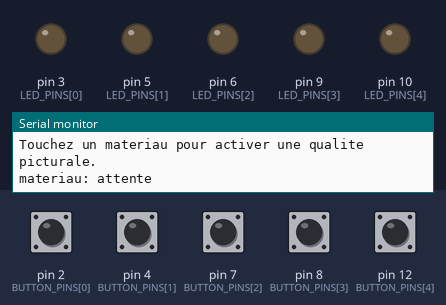
The sketch below on a simulated Arduino Uno, built with avr-gcc and run on an emulated ATmega328P. Parts: output pins drawn as LEDs (lit = HIGH), the last lines printed to the serial monitor. The inputs (shaded band) are chosen by the test bench; at power-on: pin 2 (BUTTON_PINS[0]), pin 4 (BUTTON_PINS[1]), pin 7 (BUTTON_PINS[2]), pin 8 (BUTTON_PINS[3]), pin 12 (BUTTON_PINS[4]) HIGH.

Above: at 1.2 s.
1.3 s: pin 2 (BUTTON_PINS[0]) pulled LOW for 0.15 s
At 2.23 s:
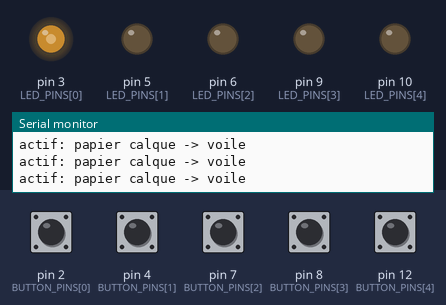
4.3 s: pin 4 (BUTTON_PINS[1]) pulled LOW for 0.15 s
At 5.64 s:
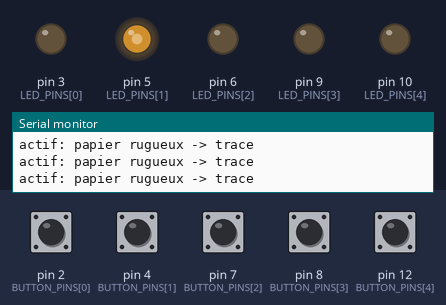
7.3 s: pin 8 (BUTTON_PINS[3]) pulled LOW for 1 s
At 7.49 s:
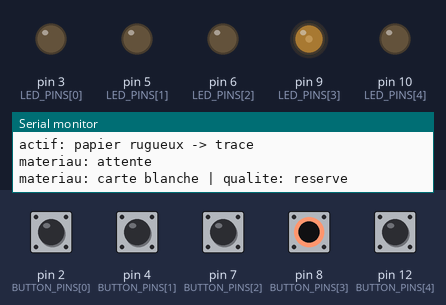
10.3 s: pin 7 (BUTTON_PINS[2]) pulled LOW for 0.15 s
At 11.12 s:
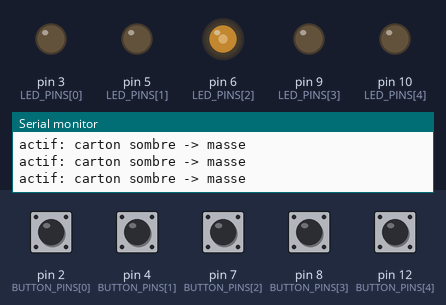
13.3 s: pin 12 (BUTTON_PINS[4]) pulled LOW for 0.15 s
At 14.37 s:
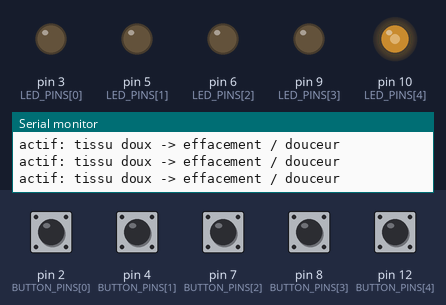
16.3 s: pin 12 (BUTTON_PINS[4]) pulled LOW for 1 s
At 16.49 s:
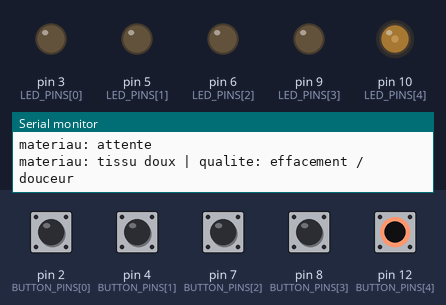
Timing chart, 0 to 20.8 s (numbered marks = the images above; inputs shaded):
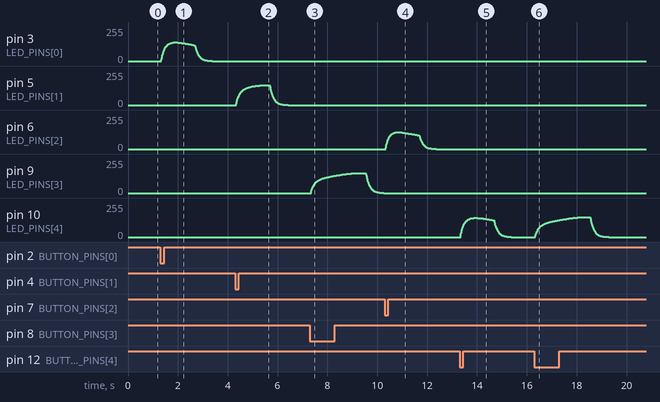

The sketch:

table_de_matieres.ino
```cpp
/*
  Table de matieres
  -----------------
  Prototype Arduino uniquement.

  Idee:
  Cinq materiaux physiques correspondent a cinq qualites picturales.
  Quand le visiteur touche un materiau, une LED associee repond doucement.

  - papier calque  -> voile
  - papier rugueux -> trace
  - carton sombre  -> masse
  - carte blanche  -> reserve
  - tissu doux     -> effacement / douceur

  Version par defaut:
  - 5 boutons en INPUT_PULLUP
  - 5 LEDs separees

  Cablage boutons (recommande pour la stabilite):
  - un cote du bouton -> pin d'entree
  - autre cote du bouton -> GND
  - INPUT_PULLUP active la resistance interne, donc:
      bouton relache = HIGH
      bouton presse  = LOW

  Remplacement possible par des pastilles/feuilles conductrices:
  - garder INPUT_PULLUP
  - relier une pastille conductrice a la pin d'entree
  - prevoir une zone conductive commune reliee a GND
  - le contact du doigt ou de la main entre les deux zones joue alors
    le role d'un "bouton" simple
  Cette solution est moins robuste qu'un vrai bouton mecanique mais permet
  une demonstration tactile tres simple sans bibliotheque externe.

  Cablage LEDs:
  - anode de chaque LED -> pin PWM via resistance 220 a 330 ohms
  - cathode -> GND

  Le moniteur serie affiche:
  - le materiau selectionne
  - la qualite picturale associee

  Aucune bibliotheque externe n'est utilisee.
*/

const byte MATERIAL_COUNT = 5;

const byte BUTTON_PINS[MATERIAL_COUNT] = {2, 4, 7, 8, 12};
const byte LED_PINS[MATERIAL_COUNT] = {3, 5, 6, 9, 10};

const char* MATERIAL_NAMES[MATERIAL_COUNT] = {
  "papier calque",
  "papier rugueux",
  "carton sombre",
  "carte blanche",
  "tissu doux"
};

const char* PICTORIAL_QUALITIES[MATERIAL_COUNT] = {
  "voile",
  "trace",
  "masse",
  "reserve",
  "effacement / douceur"
};

const unsigned long DEBOUNCE_MS = 28;
const unsigned long HOLD_AFTER_TOUCH_MS = 1200;
const unsigned long SERIAL_INTERVAL_MS = 240;

bool stableButtonState[MATERIAL_COUNT];
bool lastRawButtonState[MATERIAL_COUNT];
unsigned long lastDebounceChangeMs[MATERIAL_COUNT];

float currentLedLevels[MATERIAL_COUNT] = {0, 0, 0, 0, 0};

int activeMaterialIndex = -1;
int lastPrintedMaterialIndex = -2;
unsigned long lastTouchMs = 0;
unsigned long lastSerialIntervalMs = 0;

void setup() {
  Serial.begin(115200);

  for (byte i = 0; i < MATERIAL_COUNT; i++) {
    pinMode(BUTTON_PINS[i], INPUT_PULLUP);
    pinMode(LED_PINS[i], OUTPUT);

    const bool initialState = digitalRead(BUTTON_PINS[i]);
    stableButtonState[i] = initialState;
    lastRawButtonState[i] = initialState;
    lastDebounceChangeMs[i] = millis();

    analogWrite(LED_PINS[i], 0);
  }

  Serial.println(F("Table de matieres - demarrage"));
  Serial.println(F("Touchez un materiau pour activer une qualite picturale."));
}

void loop() {
  updateButtons();
  updateActiveMaterial();
  updateLeds();
  printStatus();

  delay(12);
}

void updateButtons() {
  const unsigned long now = millis();

  for (byte i = 0; i < MATERIAL_COUNT; i++) {
    const bool rawState = digitalRead(BUTTON_PINS[i]);

    if (rawState != lastRawButtonState[i]) {
      lastDebounceChangeMs[i] = now;
      lastRawButtonState[i] = rawState;
    }

    if (now - lastDebounceChangeMs[i] > DEBOUNCE_MS) {
      stableButtonState[i] = rawState;
    }
  }
}

void updateActiveMaterial() {
  const unsigned long now = millis();

  int pressedIndex = -1;

  // Priorite simple: premier materiau stable detecte comme touche.
  // Cela garde le comportement previsible et facile a expliquer.
  for (byte i = 0; i < MATERIAL_COUNT; i++) {
    if (stableButtonState[i] == LOW) {
      pressedIndex = i;
      break;
    }
  }

  if (pressedIndex >= 0) {
    activeMaterialIndex = pressedIndex;
    lastTouchMs = now;
    return;
  }

  // On garde un court maintien apres le toucher pour laisser la lumiere vivre.
  if (activeMaterialIndex >= 0 && (now - lastTouchMs) > HOLD_AFTER_TOUCH_MS) {
    activeMaterialIndex = -1;
  }
}

void updateLeds() {
  const float t = millis() * 0.0013;

  for (byte i = 0; i < MATERIAL_COUNT; i++) {
    float target = 0.0;

    if (i == activeMaterialIndex) {
      // Battement doux, proche d'une respiration plutot que d'un clignotement.
      const float pulse = 0.82 + 0.18 * sin(t + i * 0.75);
      target = 150.0 * pulse;
    }

    currentLedLevels[i] += (target - currentLedLevels[i]) * 0.08;
    analogWrite(LED_PINS[i], constrain((int)currentLedLevels[i], 0, 255));
  }
}

void printStatus() {
  const unsigned long now = millis();

  if (activeMaterialIndex != lastPrintedMaterialIndex) {
    if (activeMaterialIndex >= 0) {
      Serial.print(F("materiau: "));
      Serial.print(MATERIAL_NAMES[activeMaterialIndex]);
      Serial.print(F(" | qualite: "));
      Serial.println(PICTORIAL_QUALITIES[activeMaterialIndex]);
    } else {
      Serial.println(F("materiau: attente"));
    }

    lastPrintedMaterialIndex = activeMaterialIndex;
    lastSerialIntervalMs = now;
    return;
  }

  if (now - lastSerialIntervalMs < SERIAL_INTERVAL_MS) {
    return;
  }
  lastSerialIntervalMs = now;

  if (activeMaterialIndex >= 0) {
    Serial.print(F("actif: "));
    Serial.print(MATERIAL_NAMES[activeMaterialIndex]);
    Serial.print(F(" -> "));
    Serial.println(PICTORIAL_QUALITIES[activeMaterialIndex]);
  }
}
```

Measured:
- after the input at 1.3 s, pin 3 (LED_PINS[0]): rises from 0/255 to 139/255 in 0.47 s, then falls to 0/255 in 1.6 s
- after the input at 4.3 s, pin 5 (LED_PINS[1]): rises from 0/255 to 149/255 in 1.1 s, then falls to 0/255 in 0.95 s
- after the input at 7.3 s, pin 9 (LED_PINS[3]): rises from 0/255 to 149/255 in 1.8 s, then falls to 0/255 in 1.1 s
- after the input at 10.3 s, pin 6 (LED_PINS[2]): rises from 0/255 to 126/255 in 0.46 s, then falls to 0/255 in 1.6 s
- after the input at 13.3 s, pin 10 (LED_PINS[4]): rises from 0/255 to 143/255 in 0.52 s, then falls to 0/255 in 1.5 s
- after the input at 16.3 s, pin 10 (LED_PINS[4]): rises from 0/255 to 149/255 in 1.9 s, then falls to 0/255 in 1.0 s
